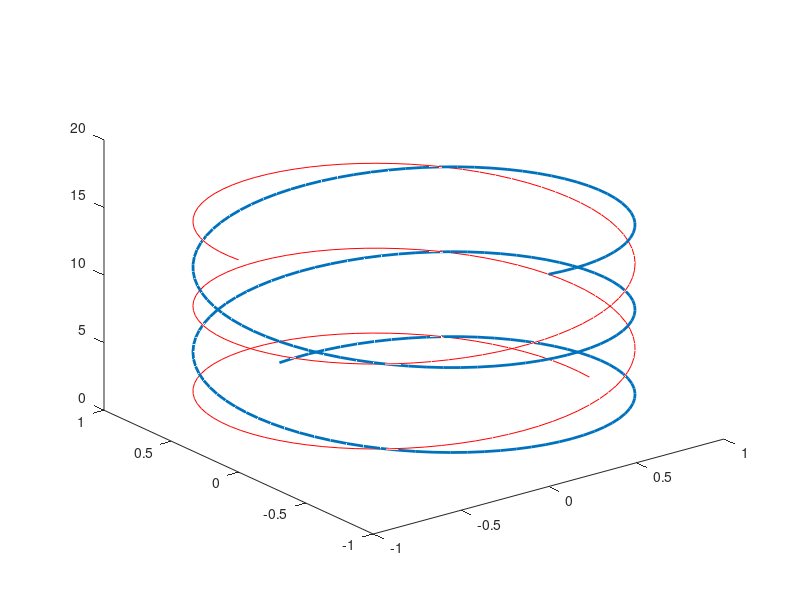

Recreate this plot in MATLAB.
function result = test_plot3_003
result = false;
a = figure;
h = gca;
t = linspace(0,5*pi,200);
plot3(h,cos(t),sin(t),t,'r',sin(t),cos(t),t,'linewidth',2);
drawnow;
close(a);
result = true;
